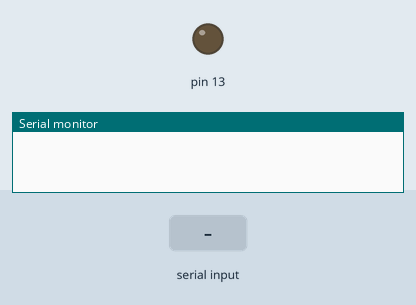
This sketch was run on a simulated Arduino Uno, built with avr-gcc and run on an emulated ATmega328P. Parts: output pins drawn as LEDs (lit = HIGH), the last lines printed to the serial monitor. Inputs (shaded band) come from the test bench.

Above: at 1.2 s.
1.3 s: "1" received over Serial
At 1.9 s:
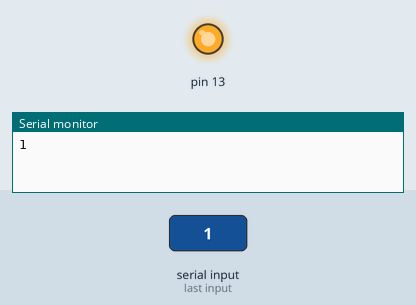
2.8 s: "2" received over Serial
At 4.2 s:
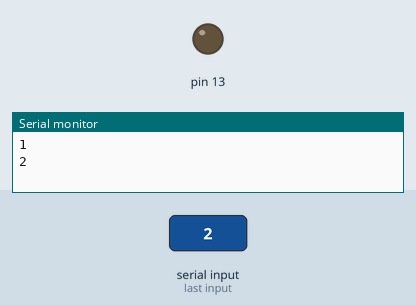
Timing chart, 0 to 5.8 s (numbered marks = the images above; inputs shaded):
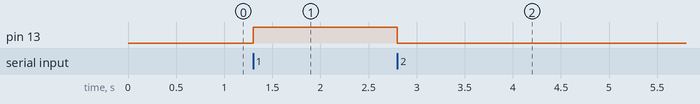

The sketch:

SM_led_cntl.ino
```cpp
//sketch created by Akshay Joseph
char x;
void setup() {
 Serial.begin(9600);
 pinMode(13,OUTPUT);

}

void loop() {
while(Serial.available()>0){
x= Serial.read();

  Serial.println(x);
  if (x=='1'){
  digitalWrite(13,HIGH);
  }
  else if (x=='2'){
  digitalWrite(13,LOW);
  }
  }
}
```

Measured:
- after the input at 1.3 s, pin 13: LOW → HIGH at once
- after the input at 2.8 s, pin 13: HIGH → LOW at once
